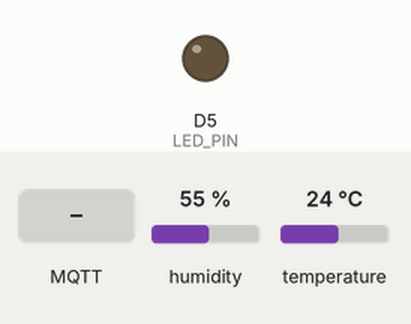
This sketch was run on a simulated ESP8266 (NodeMCU). On the bench: output pins drawn as LEDs (lit = HIGH). The inputs (shaded band) are chosen by the test bench; at power-on: humidity 55 %, temperature 24 °C. WiFi joins after 1.5 s; servers stay silent unless stated; no MQTT or app messages arrive unless stated; what the sketch prints to the serial monitor is not drawn.

Above: at 2.7 s.
2.8 s: MQTT message "1" arrives on the first subscribed topic
At 6.5 s:
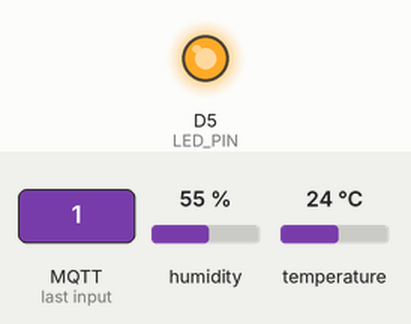
9.1 s: MQTT message "0" arrives on the first subscribed topic
At 12.9 s:
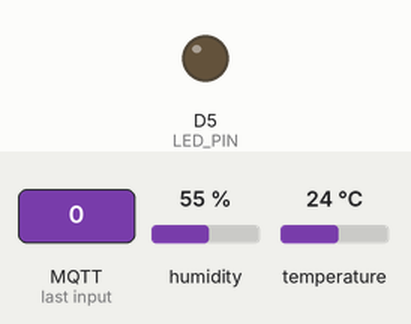
Timing chart, 0 to 14.4 s (numbered marks = the images above; inputs shaded):
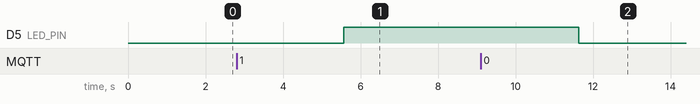

The sketch:

temp.ino
```cpp
#include "DHT.h"
#include <ESP8266WiFi.h>
#include <PubSubClient.h>

#define DPIN 4  // GPIO D2
// LED pin
#define LED_PIN D5
#define DTYPE DHT11

// Wifi and mqtt
const char* ssid = "Al nord fa fred.";
const char* password = "hoolaa73";
const char* mqtt_server = "5.196.78.28";

WiFiClient espClient;
PubSubClient client(espClient);
unsigned long lastMsg = 0;
#define MSG_BUFFER_SIZE (50)
char msg[MSG_BUFFER_SIZE];

DHT dht(DPIN, DTYPE);
bool isSendingData = false;

void setup_wifi() {
  delay(10);
  digitalWrite(LED_PIN, LOW);  // Turn LED off
  // We start by connecting to a WiFi network
  Serial.println();
  Serial.print("Connecting to ");
  Serial.println(ssid);

  WiFi.mode(WIFI_STA);
  WiFi.begin(ssid, password);

  while (WiFi.status() != WL_CONNECTED) {
    delay(500);
    Serial.print(".");
  }

  randomSeed(micros());

  Serial.println("");
  Serial.println("WiFi connected");
  Serial.println("IP address: ");
  Serial.println(WiFi.localIP());
}

void setup_client() {
  client.setServer(mqtt_server, 1883);
  client.setCallback(callback);
}

void reconnect() {
  while (!client.connected()) {
    Serial.print("Attempting MQTT connection...");
    if (client.connect("ESP8266Client-HTC")) {
      Serial.println("connected");

      client.subscribe("MC/requestHTC");
    } else {
      Serial.print("failed, rc=");
      Serial.print(client.state());
      Serial.println(" try again in 5 seconds");
      delay(5000);
    }
  }
}

void callback(char* topic, byte* payload, unsigned int length) {
  Serial.print("Message arrived [");
  Serial.print(topic);
  Serial.print("] ");
  for (int i = 0; i < length; i++) {
    Serial.print((char)payload[i]);
  }
  Serial.println();
  if (String(topic).equals("MC/requestHTC")) {
    // Check if payload is '1' or '0'
    if (length == 1 && (payload[0] == '1' || payload[0] == '0')) {
      if (payload[0] == '1') {
        isSendingData = true;
      } else if (payload[0] == '0') {
        Serial.print("Stop sending data.");
        isSendingData = false;
      }
    } else {
      Serial.println("Invalid payload for MC/requestHTC");
    }
  }
}

String getTemperatureAndHumidity() {
  float tc = dht.readTemperature(false);  //Read temperature in C
  float hu = dht.readHumidity();

  if (isnan(tc) || isnan(hu)) {
    return "Failed to read from DHT sensor.";
  }

  return String(tc) + ";" + String(hu);
}

void sendTemperatureAndHumidity() {
  if (isSendingData) {
    Serial.print("Sending data...");
    digitalWrite(LED_PIN, HIGH);  // Turn LED on
    client.publish("HTC/data", getTemperatureAndHumidity().c_str());
  } else {
    digitalWrite(LED_PIN, LOW);  // Turn LED off
  }
}

void setup() {
  Serial.begin(115200);

  pinMode(LED_PIN, OUTPUT);
  digitalWrite(LED_PIN, LOW);  // Ensure the LED is off at startup
  dht.begin();                 // Start sensor
  setup_wifi();                // Connect wifi
  setup_client();
}

void loop() {
  delay(2000);

  if (!client.connected()) {
    reconnect();
  } else {
    sendTemperatureAndHumidity();
  }
  client.loop();

  // Serial.print(getTemperatureAndHumidity());
}
```

Measured:
- after the input at 2.8 s, D5 (LED_PIN): LOW → HIGH after 2.8 s
- after the input at 9.1 s, D5 (LED_PIN): HIGH → LOW after 2.5 s
